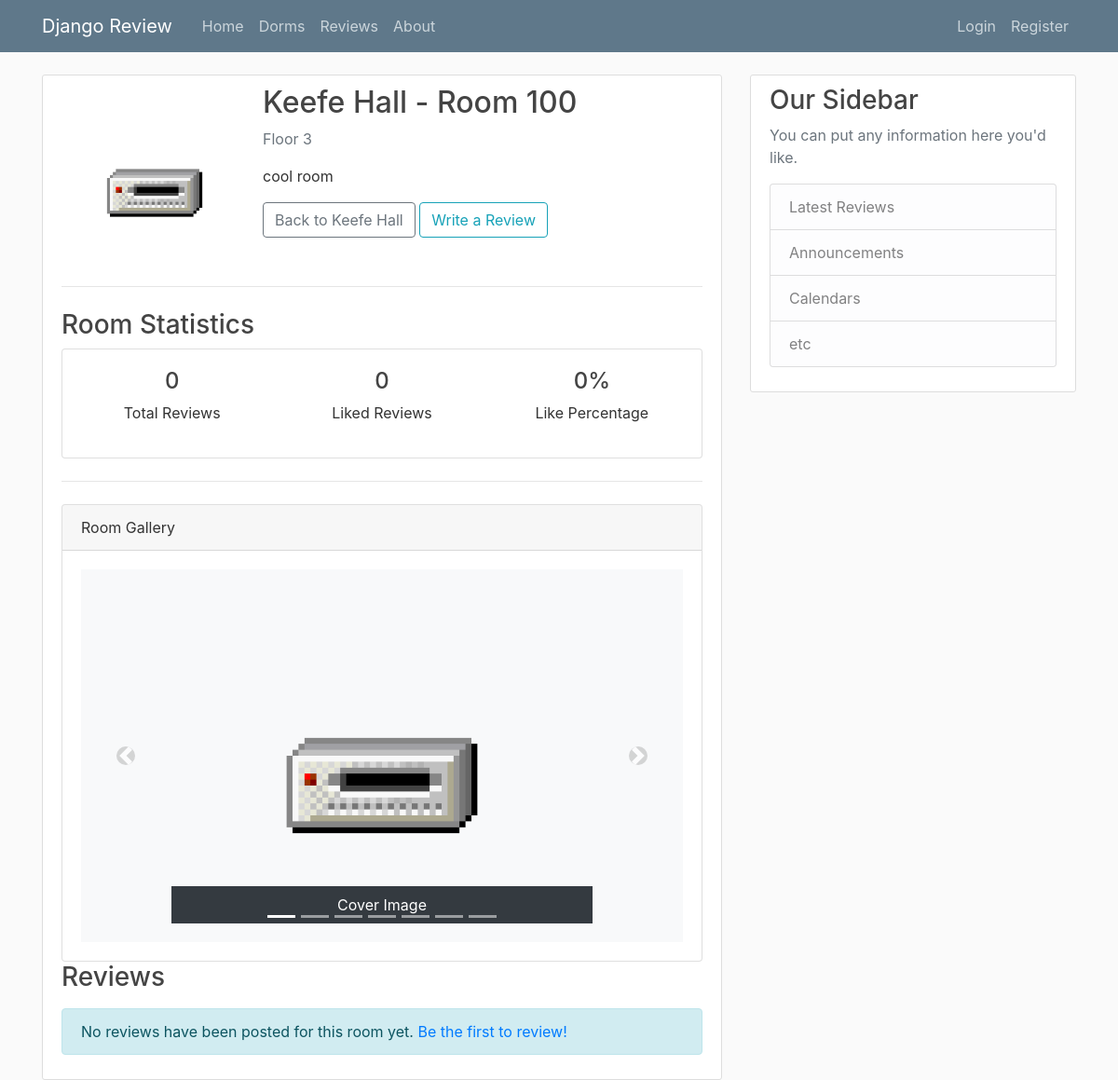
/room/13/, run on the app's committed database.
### review/models.py (models this page shows, shortened)
class Room(models.Model):
    dorm = models.ForeignKey(Dorm, on_delete=models.CASCADE, related_name='rooms')
    room_number = models.CharField(max_length=20)
    floor = models.PositiveIntegerField()
    description = models.TextField()
    image = models.ImageField(upload_to='room_images', blank=True, null=True)
    class Meta:
        unique_together = ['dorm', 'room_number']  # Ensure room numbers are unique within a dorm

class Dorm(models.Model):
    name = models.CharField(max_length=100)
    description = models.TextField()
    image = models.ImageField(upload_to='dorm_images', blank=True, null=True)

class RoomImage(models.Model):
    room = models.ForeignKey(Room, related_name='images', on_delete=models.CASCADE)
    image = models.ImageField(upload_to='room_gallery')
    caption = models.CharField(max_length=100, blank=True, null=True)

### review/views.py (the view)
# urls.py: path('room/<int:pk>/', RoomDetailView.as_view(), name='room-detail'),
class RoomDetailView(DetailView):
    model = Room
    template_name = 'review/room_detail.html'
    def get_context_data(self, **kwargs):
        context = super().get_context_data(**kwargs)
        context['reviews'] = Post.objects.filter(room=self.object).order_by('-date_posted')
        context['like_count'] = Post.objects.filter(room=self.object, liked=True).count()
        context['total_reviews'] = context['reviews'].count()
        if context['total_reviews'] > 0:
            context['like_percentage'] = (context['like_count'] / context['total_reviews']) * 100
        else:
            context['like_percentage'] = 0
        return context

### review/templates/review/room_detail.html (shortened to what this page needs)
{% extends 'review/base.html' %}
{% block content %}
    <div class="content-section">
        <div class="media">
            {% if object.image %}
                <img class="rounded mr-3" src="{{ object.image.url }}" alt="Room {{ object.room_number }}"
                     style="width: 200px; height: 200px; object-fit: cover;">
            {% endif %}
            <div class="media-body">
                <h2 class="mt-0">{{ object.dorm.name }} - Room {{ object.room_number }}</h2>
                <p class="text-muted">Floor {{ object.floor }}</p>
                <p>{{ object.description }}</p>
                <div class="mt-2">
                    <a href="{% url 'dorm-detail' object.dorm.id %}" class="btn btn-outline-secondary">Back
                        to {{ object.dorm.name }}</a>
                    <a href="{% url 'room-review-create' object.id %}" class="btn btn-outline-info">Write a Review</a>
                </div>
            </div>
        </div>
        <hr>
        <div class="room-stats mt-4 mb-4">
            <h3>Room Statistics</h3>
            <div class="card">
                <div class="card-body">
                    <div class="row">
                        <div class="col-md-4 text-center">
                            <h4>{{ total_reviews }}</h4>
                            <p>Total Reviews</p>
                        </div>
                        <div class="col-md-4 text-center">
                            <h4>{{ like_count }}</h4>
                            <p>Liked Reviews</p>
                        </div>
                        <div class="col-md-4 text-center">
                            <h4>{{ like_percentage|floatformat:0 }}%</h4>
                            <p>Like Percentage</p>
                        </div>
                    </div>
                </div>
            </div>
        </div>
        {% if object.image or object.images.all %}
            <hr>
            <div class="card mt-4">
                <div class="card-header">
                    Room Gallery
                </div>
                <div class="card-body">
                    <div id="roomCarousel" class="carousel slide" data-ride="carousel">
                        <ol class="carousel-indicators">
                            {% if object.image %}
                                <li data-target="#roomCarousel" data-slide-to="0" class="active"></li>
                            {% endif %}
                            {% for img in object.images.all %}
                                <li data-target="#roomCarousel" data-slide-to="
                                        {% if object.image %}{{ forloop.counter }}{% else %}{{ forloop.counter0 }}{% endif %}"
                                    {% if not object.image and forloop.first %}class="active"{% endif %}></li>
                            {% endfor %}
                        </ol>
                        <div class="carousel-inner">
                            {% if object.image %}
                                <div class="carousel-item active">
                                    <img class="d-block w-100" src="{{ object.image.url }}" alt="Cover Image">
                                    <div class="carousel-caption d-none d-md-block bg-dark p-2"
                                         style="background-color: rgba(0,0,0,0.5);">
                                        <p class="mb-0">Cover Image</p>
                                    </div>
                                </div>
                            {% endif %}
                        </div>
                        {% if object.image or object.images.count > 0 %}
                            <a class="carousel-control-prev" href="#roomCarousel" role="button" data-slide="prev">
                                <span class="carousel-control-prev-icon" aria-hidden="true"></span>
                            </a>
                            <a class="carousel-control-next" href="#roomCarousel" role="button" data-slide="next">
                                <span class="carousel-control-next-icon" aria-hidden="true"></span>
                            </a>
                        {% endif %}
                    </div>
                </div>
            </div>
        {% endif %}
        <h3 class="mb-3">Reviews</h3>
        {% for review in reviews %}
            <article class="media content-section">
                <img class="rounded-circle article-img" src="{{ review.author.profile.image.url }}">
                <div class="media-body">
                    <div class="article-metadata">
                        <a class="mr-2" href="{% url 'user-posts' review.author.username %}">{{ review.author }}</a>
                        <small class="text-muted">{{ review.date_posted|date:"F d, Y" }}</small>
                        {% if review.liked %}
                            <span class="badge badge-success ml-2" style="padding: 5px 10px; font-size: 14px;">Liked this room</span>
                        {% endif %}
                        {% if review.author == user %}
                            <div>
                                <a class="btn btn-secondary btn-sm mt-1 mb-1" href="{% url 'post-update' review.id %}">Update</a>
                                <a class="btn btn-danger btn-sm mt-1 mb-1" href="{% url 'post-delete' review.id %}">Delete</a>
                            </div>
                        {% endif %}
                    </div>
                    <h4 class="article-title">{{ review.title }}</h4>
                    <p class="article-content">{{ review.content }}</p>
                    {% if review.images.all %}
                        <div class="post-image-gallery">
                            {% if review.images.count == 1 %}
                                <img src="{{ review.images.first.image.url }}" class="single-post-image"
                                     alt="Review Image">
                            {% else %}
                                <div class="post-image-grid">
                                    {% for image in review.images.all|slice:":4" %}
                                        <div class="post-image-container">
                                            <img src="{{ image.image.url }}" class="post-gallery-image"
                                                 alt="Review Image">
                                            {% if forloop.counter == 4 and review.images.count > 4 %}
                                                <div class="image-overlay">
                                                    <span>+{{ review.images.count|add:"-4" }}</span>
                                                </div>
                                            {% endif %}
                                        </div>
                                    {% endfor %}
                                </div>
                            {% endif %}
                        </div>
                    {% endif %}
                </div>
            </article>
        {% empty %}
            <div class="alert alert-info">
                No reviews have been posted for this room yet.
                <a href="{% url 'room-review-create' object.id %}">Be the first to review!</a>
            </div>
        {% endfor %}
    </div>
{% endblock content %}

### review/static/review/main.css (style rules this page uses)
body { background: #fafafa; color: #333333; margin-top: 5rem; }
h1, h2, h3, h4, h5, h6 { color: #444444; }
.content-section { background: #ffffff; padding: 10px 20px; border: 1px solid #dddddd; border-radius: 3px; margin-bottom: 20px; }
.carousel-item img { height: 400px; object-fit: contain; background-color: #f8f9fa; }
.carousel-control-prev-icon, .carousel-control-next-icon { background-color: rgba(0, 0, 0, 0.3); border-radius: 50%; padding: 10px; }

### data on the page
Room: image (picture), dorm.name "Keefe Hall", room_number "100", floor "3", description "cool room"

### other printed values
{{ total_reviews }} "0"
{{ like_count }} "0"
{{ like_percentage|floatformat:0 }} "0"
